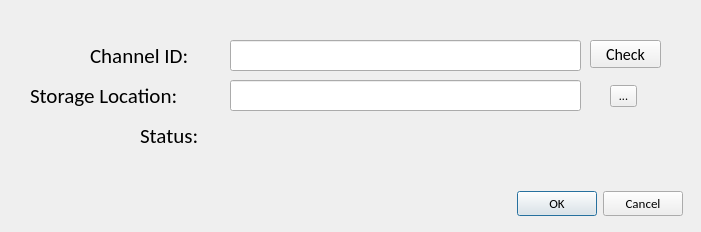
<?xml version="1.0" encoding="UTF-8"?>
<ui version="4.0">
 <class>Dialog</class>
 <widget class="QDialog" name="Dialog">
  <property name="geometry">
   <rect>
    <x>0</x>
    <y>0</y>
    <width>701</width>
    <height>232</height>
   </rect>
  </property>
  <property name="sizePolicy">
   <sizepolicy hsizetype="Fixed" vsizetype="Fixed">
    <horstretch>0</horstretch>
    <verstretch>0</verstretch>
   </sizepolicy>
  </property>
  <property name="font">
   <font>
    <family>Calibri</family>
   </font>
  </property>
  <property name="windowTitle">
   <string>Add New Channel to backup</string>
  </property>
  <property name="sizeGripEnabled">
   <bool>false</bool>
  </property>
  <widget class="QLineEdit" name="lineEdit">
   <property name="geometry">
    <rect>
     <x>230</x>
     <y>40</y>
     <width>351</width>
     <height>31</height>
    </rect>
   </property>
   <property name="font">
    <font>
     <family>Calibri</family>
     <pointsize>16</pointsize>
    </font>
   </property>
  </widget>
  <widget class="QLineEdit" name="lineEdit_2">
   <property name="geometry">
    <rect>
     <x>230</x>
     <y>80</y>
     <width>351</width>
     <height>31</height>
    </rect>
   </property>
   <property name="font">
    <font>
     <family>Calibri</family>
     <pointsize>16</pointsize>
    </font>
   </property>
  </widget>
  <widget class="QLabel" name="label">
   <property name="geometry">
    <rect>
     <x>90</x>
     <y>40</y>
     <width>131</width>
     <height>31</height>
    </rect>
   </property>
   <property name="font">
    <font>
     <family>Calibri</family>
     <pointsize>16</pointsize>
    </font>
   </property>
   <property name="text">
    <string>Channel ID:</string>
   </property>
  </widget>
  <widget class="QLabel" name="label_2">
   <property name="geometry">
    <rect>
     <x>30</x>
     <y>80</y>
     <width>191</width>
     <height>31</height>
    </rect>
   </property>
   <property name="font">
    <font>
     <family>Calibri</family>
     <pointsize>16</pointsize>
    </font>
   </property>
   <property name="text">
    <string>Storage Location:</string>
   </property>
  </widget>
  <widget class="QDialogButtonBox" name="buttonBox">
   <property name="geometry">
    <rect>
     <x>490</x>
     <y>190</y>
     <width>193</width>
     <height>28</height>
    </rect>
   </property>
   <property name="font">
    <font>
     <family>Calibri</family>
     <pointsize>10</pointsize>
    </font>
   </property>
   <property name="standardButtons">
    <set>QDialogButtonBox::Cancel|QDialogButtonBox::Ok</set>
   </property>
  </widget>
  <widget class="QToolButton" name="toolButton">
   <property name="geometry">
    <rect>
     <x>610</x>
     <y>85</y>
     <width>27</width>
     <height>22</height>
    </rect>
   </property>
   <property name="text">
    <string>...</string>
   </property>
  </widget>
  <widget class="QPushButton" name="pushButton">
   <property name="geometry">
    <rect>
     <x>590</x>
     <y>40</y>
     <width>71</width>
     <height>28</height>
    </rect>
   </property>
   <property name="font">
    <font>
     <family>Calibri</family>
     <pointsize>12</pointsize>
    </font>
   </property>
   <property name="text">
    <string>Check</string>
   </property>
  </widget>
  <widget class="QLabel" name="label_3">
   <property name="geometry">
    <rect>
     <x>140</x>
     <y>120</y>
     <width>81</width>
     <height>31</height>
    </rect>
   </property>
   <property name="font">
    <font>
     <family>Calibri</family>
     <pointsize>16</pointsize>
    </font>
   </property>
   <property name="text">
    <string>Status:</string>
   </property>
  </widget>
  <widget class="QLabel" name="lbl_statusTxt">
   <property name="geometry">
    <rect>
     <x>230</x>
     <y>120</y>
     <width>351</width>
     <height>31</height>
    </rect>
   </property>
   <property name="font">
    <font>
     <family>Calibri</family>
     <pointsize>16</pointsize>
    </font>
   </property>
   <property name="layoutDirection">
    <enum>Qt::LeftToRight</enum>
   </property>
   <property name="text">
    <string/>
   </property>
   <property name="alignment">
    <set>Qt::AlignRight|Qt::AlignTrailing|Qt::AlignVCenter</set>
   </property>
  </widget>
 </widget>
 <resources/>
 <connections/>
</ui>
